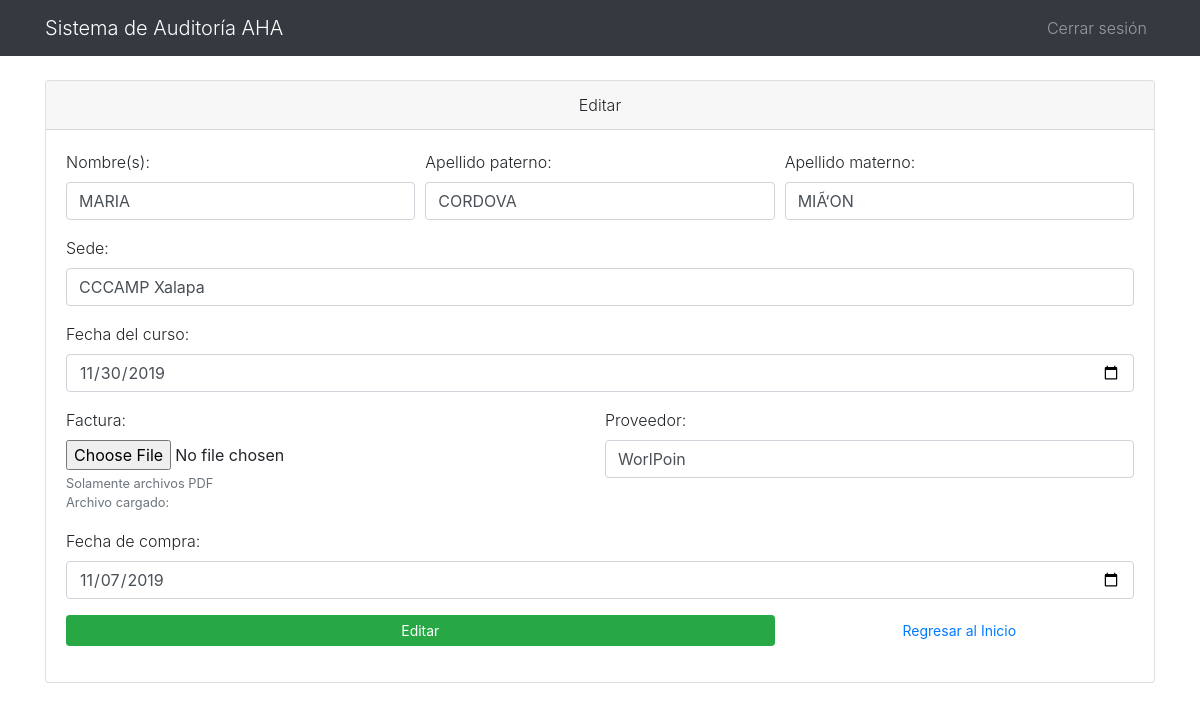
Page /public/editar.php?id=1 on the committed database.
### tables this page shows
CREATE TABLE `registro_facturas` (
  `id` int(11) NOT NULL,
  `nombre` text NOT NULL,
  `apellidoPaterno` text NOT NULL,
  `apellidoMaterno` text NOT NULL,
  `sede` text NOT NULL,
  `fechaCurso` date NOT NULL,
  `factura` varchar(255) NOT NULL,
  `proveedor` text NOT NULL,
  `fechaCompra` date NOT NULL
);

### public/editar.php (the view, shortened to what this page needs)
<?php
    $id = $_GET['id'];
    include_once '../config/config.php';
    $sentencia = $pdo->prepare("SELECT * FROM registro_facturas WHERE id = ?;");
    $sentencia->execute([$id]);
    $registro_factura = $sentencia->fetch(PDO::FETCH_OBJ);
?>
<!DOCTYPE html>
<html lang="es">
<head>
    <link rel="stylesheet" href="../dist/css/bootstrap.min.css">
    <link rel="stylesheet" href="https://cdnjs.cloudflare.com/ajax/libs/font-awesome/5.13.1/css/all.min.css">
</head>
<body class="font-weight-light">
    <nav class="navbar navbar-expand-lg navbar-dark bg-dark">
        <div class="container">
            <a href="" class="navbar-brand">
                Sistema de Auditoría AHA
            </a>
            <div class="collapse navbar-collapse justify-content-end" id="navbar">
                <ul class="navbar-nav">
                    <li class="nav-item">
                        <a href="" class="nav-link">Cerrar sesión</a>
                    </li>
                </ul>
            </div>
        </div>
    </nav>
    <div class="container my-4">
        <div class="card">
            <div class="card-header text-center">
                Editar
            </div>
            <div class="card-body">
                <form action="actions/edit.php" method="post" enctype="multipart/form-data">
                     <div class="form-row">
                        <div class="form-group col-md-4">
                            <label for="">Nombre(s):</label>
                            <input type="text" name="nombre" id="nombre" class="form-control" required value="<?php echo $registro_factura->nombre ?>">
                        </div>
                        <div class="form-group col-md-4">
                            <label for="">Apellido paterno:</label>
                            <input type="text" name="apellidoPaterno" id="apellidoPaterno" class="form-control" required value="<?php echo $registro_factura->apellidoPaterno ?>">
                        </div>
                        <div class="form-group col-md-4">
                            <label for="">Apellido materno:</label>
                            <input type="text" name="apellidoMaterno" id="apellidoMaterno" class="form-control" required value="<?php echo $registro_factura->apellidoMaterno ?>">
                        </div>
                        <div class="form-group col-md-12">
                            <label for="">Sede:</label>
                            <input type="text" name="sede" id="sede" class="form-control" required value="<?php echo $registro_factura->sede ?>">
                        </div>
                        <div class="form-group col-md-12">
                            <label for="">Fecha del curso:</label>
                            <input type="date" name="fechaCurso" id="fechaCurso" class="form-control" required value="<?php echo $registro_factura->fechaCurso ?>">
                        </div>
                        <div class="form-group col-md-6">
                            <div class="custom-file">
                                <label for="" class="">Factura:</label>
                                <input type="file" class="form-control-file" id="factura" name="factura" accept="application/pdf" value="">
                                <small class="form-text text-muted">
                                    Solamente archivos PDF
                                    <br>
                                    Archivo cargado:
                                </small>
                            </div>
                        </div>
                        <div class="form-group col-md-6">
                            <label for="">Proveedor:</label>
                            <input type="text" name="proveedor" id="proveedor" class="form-control" required value="<?php echo $registro_factura->proveedor ?>">
                        </div>
                        <div class="form-group col-md-12">
                            <label for="">Fecha de compra:</label>
                            <input type="date" name="fechaCompra" id="fechaCompra" class="form-control" required value="<?php echo $registro_factura->fechaCompra ?>">
                        </div>
                        <div class="form-group col-md-8 text-center">
                            <input type="submit" value="Editar" class="btn btn-success btn-block btn-sm">
                        </div>
                        <div class="form-group col-md-4">
                            <a href="index.php" class="btn btn-link btn-block btn-sm">Regresar al Inicio</a>
                        </div>
                    </div>
                </form>
            </div>
        </div>
    </div>
</body>
</html>

### rows in the picture
registro_facturas: nombre "MARIA", apellidoPaterno "CORDOVA", apellidoMaterno "MIÃ‘ON", sede "CCCAMP Xalapa", fechaCurso "11/30/2019", proveedor "WorlPoin", fechaCompra "11/07/2019"
